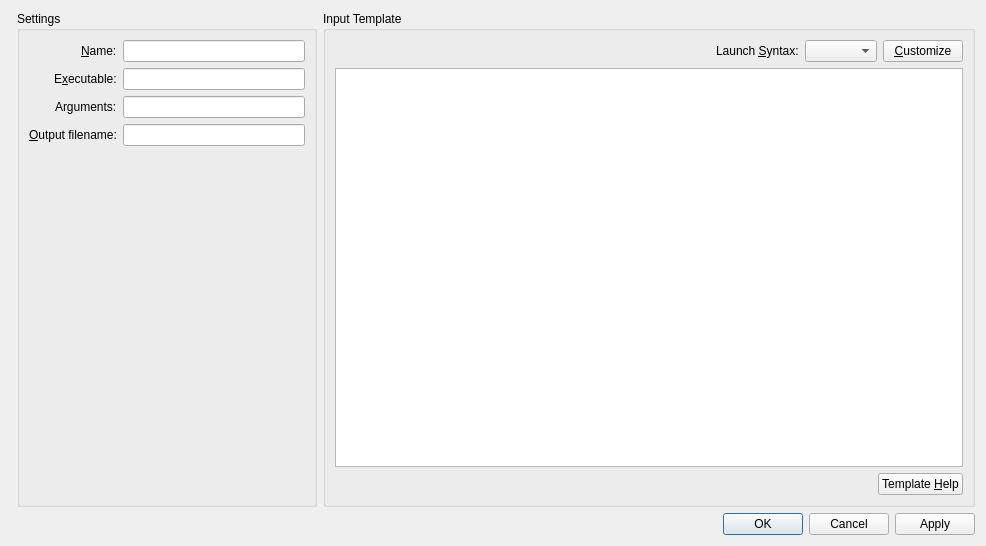
<?xml version="1.0" encoding="UTF-8"?>
<ui version="4.0">
 <class>ProgramConfigureDialog</class>
 <widget class="QDialog" name="ProgramConfigureDialog">
  <property name="geometry">
   <rect>
    <x>0</x>
    <y>0</y>
    <width>986</width>
    <height>546</height>
   </rect>
  </property>
  <property name="windowTitle">
   <string>Configure Program</string>
  </property>
  <layout class="QGridLayout" name="gridLayout_2">
   <item row="1" column="0" colspan="3">
    <widget class="QDialogButtonBox" name="buttonBox">
     <property name="orientation">
      <enum>Qt::Horizontal</enum>
     </property>
     <property name="standardButtons">
      <set>QDialogButtonBox::Apply|QDialogButtonBox::Cancel|QDialogButtonBox::Ok</set>
     </property>
    </widget>
   </item>
   <item row="0" column="2">
    <widget class="QGroupBox" name="groupBox_2">
     <property name="title">
      <string>Input Template</string>
     </property>
     <layout class="QVBoxLayout" name="verticalLayout_2">
      <item>
       <layout class="QHBoxLayout" name="horizontalLayout">
        <item>
         <spacer name="horizontalSpacer">
          <property name="orientation">
           <enum>Qt::Horizontal</enum>
          </property>
          <property name="sizeHint" stdset="0">
           <size>
            <width>40</width>
            <height>20</height>
           </size>
          </property>
         </spacer>
        </item>
        <item>
         <widget class="QLabel" name="label_2">
          <property name="text">
           <string>Launch &amp;Syntax:</string>
          </property>
          <property name="buddy">
           <cstring>combo_syntax</cstring>
          </property>
         </widget>
        </item>
        <item>
         <widget class="QComboBox" name="combo_syntax"/>
        </item>
        <item>
         <widget class="QPushButton" name="push_customize">
          <property name="text">
           <string>&amp;Customize</string>
          </property>
         </widget>
        </item>
       </layout>
      </item>
      <item>
       <widget class="QPlainTextEdit" name="text_launchTemplate">
        <property name="minimumSize">
         <size>
          <width>100</width>
          <height>0</height>
         </size>
        </property>
       </widget>
      </item>
      <item>
       <layout class="QHBoxLayout" name="horizontalLayout_2">
        <item>
         <spacer name="horizontalSpacer_2">
          <property name="orientation">
           <enum>Qt::Horizontal</enum>
          </property>
          <property name="sizeHint" stdset="0">
           <size>
            <width>40</width>
            <height>20</height>
           </size>
          </property>
         </spacer>
        </item>
        <item>
         <widget class="QPushButton" name="templateHelpButton">
          <property name="text">
           <string>Template &amp;Help</string>
          </property>
         </widget>
        </item>
       </layout>
      </item>
     </layout>
    </widget>
   </item>
   <item row="0" column="1">
    <layout class="QVBoxLayout" name="verticalLayout">
     <item>
      <widget class="QGroupBox" name="groupBox">
       <property name="sizePolicy">
        <sizepolicy hsizetype="Maximum" vsizetype="Preferred">
         <horstretch>0</horstretch>
         <verstretch>0</verstretch>
        </sizepolicy>
       </property>
       <property name="minimumSize">
        <size>
         <width>300</width>
         <height>0</height>
        </size>
       </property>
       <property name="title">
        <string>Settings</string>
       </property>
       <layout class="QFormLayout" name="formLayout_2">
        <property name="fieldGrowthPolicy">
         <enum>QFormLayout::ExpandingFieldsGrow</enum>
        </property>
        <property name="labelAlignment">
         <set>Qt::AlignRight|Qt::AlignTrailing|Qt::AlignVCenter</set>
        </property>
        <item row="0" column="0">
         <widget class="QLabel" name="label">
          <property name="text">
           <string>&amp;Name:</string>
          </property>
          <property name="buddy">
           <cstring>edit_name</cstring>
          </property>
         </widget>
        </item>
        <item row="0" column="1">
         <widget class="QLineEdit" name="edit_name"/>
        </item>
        <item row="1" column="0">
         <widget class="QLabel" name="label_3">
          <property name="text">
           <string>E&amp;xecutable:</string>
          </property>
          <property name="buddy">
           <cstring>edit_executableName</cstring>
          </property>
         </widget>
        </item>
        <item row="1" column="1">
         <widget class="QLineEdit" name="edit_executableName"/>
        </item>
        <item row="2" column="0">
         <widget class="QLabel" name="label_7">
          <property name="text">
           <string>Arguments:</string>
          </property>
         </widget>
        </item>
        <item row="2" column="1">
         <widget class="QLineEdit" name="edit_arguments"/>
        </item>
        <item row="3" column="0">
         <widget class="QLabel" name="label_6">
          <property name="text">
           <string>&amp;Output filename:</string>
          </property>
          <property name="buddy">
           <cstring>edit_outputFilename</cstring>
          </property>
         </widget>
        </item>
        <item row="3" column="1">
         <widget class="QLineEdit" name="edit_outputFilename"/>
        </item>
       </layout>
      </widget>
     </item>
    </layout>
   </item>
  </layout>
 </widget>
 <tabstops>
  <tabstop>edit_name</tabstop>
  <tabstop>edit_executableName</tabstop>
  <tabstop>edit_arguments</tabstop>
  <tabstop>edit_outputFilename</tabstop>
  <tabstop>combo_syntax</tabstop>
  <tabstop>push_customize</tabstop>
  <tabstop>text_launchTemplate</tabstop>
  <tabstop>templateHelpButton</tabstop>
  <tabstop>buttonBox</tabstop>
 </tabstops>
 <resources/>
 <connections>
  <connection>
   <sender>buttonBox</sender>
   <signal>rejected()</signal>
   <receiver>ProgramConfigureDialog</receiver>
   <slot>reject()</slot>
   <hints>
    <hint type="sourcelabel">
     <x>316</x>
     <y>260</y>
    </hint>
    <hint type="destinationlabel">
     <x>286</x>
     <y>274</y>
    </hint>
   </hints>
  </connection>
  <connection>
   <sender>buttonBox</sender>
   <signal>accepted()</signal>
   <receiver>ProgramConfigureDialog</receiver>
   <slot>accept()</slot>
   <hints>
    <hint type="sourcelabel">
     <x>248</x>
     <y>254</y>
    </hint>
    <hint type="destinationlabel">
     <x>157</x>
     <y>274</y>
    </hint>
   </hints>
  </connection>
 </connections>
</ui>
